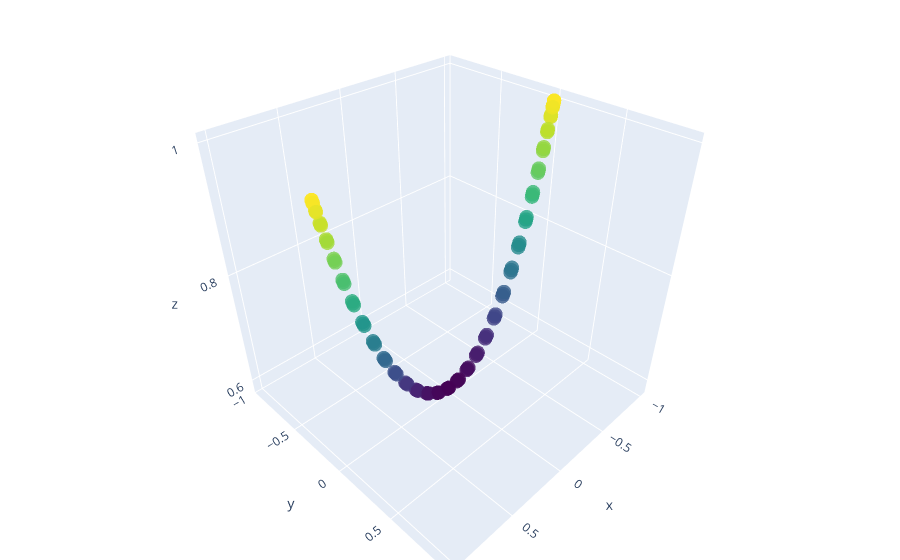

Source (notebook cell):
### Code cell
import plotly.graph_objects as go
import numpy as np
import math

amplitude = math.sqrt(1 + 1)  

t = np.linspace(0, 30, 100)
theta = [math.acos(1 / amplitude) * math.cos(ti / math.sqrt(9.8)) for ti in t]
x = amplitude * np.sin(theta)
y = np.zeros(len(t))
z = -amplitude * np.cos(theta)+2

fig = go.Figure(data=[go.Scatter3d(
    x=x,
    y=y,
    z=z,
    mode='markers',
    marker=dict(
        size=5,
        color=z,               
        colorscale='Viridis',   
        opacity=0.8
    )
)])


fig.update_layout(margin=dict(l=0, r=0, b=0, t=0))
fig.show()
